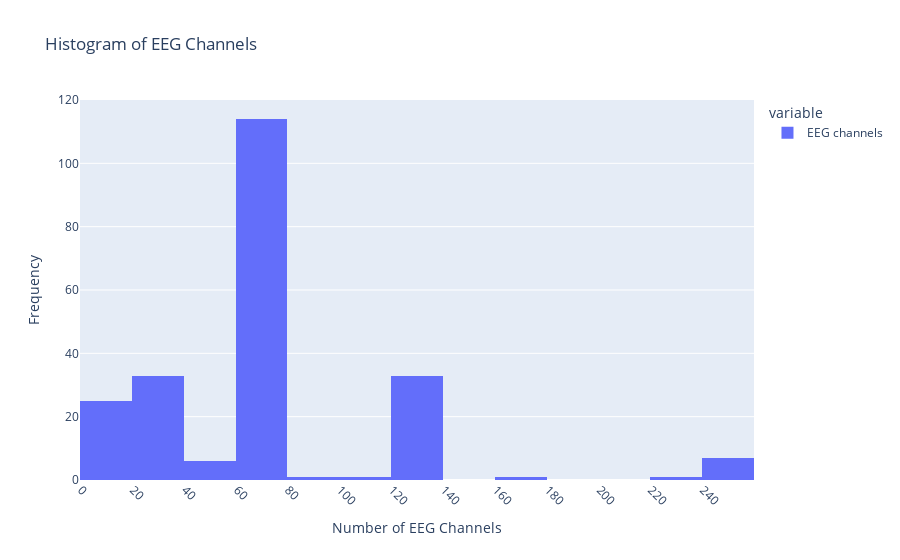

Here is the notebook cell this chart was saved with:
### Markdown cell above
### Figure 5

Figure 5 - EEG channel histogram (see which are most common)

### Code cell
df_eeg_channels = df['EEG channels']
df_eeg_channels.replace("n/a", "", inplace=True)
df_eeg_channels.dropna()

# Convert the EEG channels to numeric, forcing errors to NaN
df_eeg_channels = pd.to_numeric(df_eeg_channels, errors='coerce')

# Drop NaN values
df_eeg_channels.dropna(inplace=True)

# Create a plotly histogram
fig = px.histogram(df_eeg_channels, nbins=20, title='Histogram of EEG Channels')
fig.update_layout(
    xaxis_title='Number of EEG Channels',
    yaxis_title='Frequency',
    xaxis=dict(categoryorder='category ascending', tickangle=45, dtick=20)
)
fig.show()

### Figure 1 — Plotly figure (JSON) as saved in the notebook; plotly's stock layout.template omitted (floating-point values rounded to 4 significant figures; data arrays with more than 128 entries replaced by an {"elided": "..."} marker saying what was removed)
{"data": [{"alignmentgroup": "True", "bingroup": "x", "hovertemplate": "variable=EEG channels<br>value=%{x}<br>count=%{y}<extra></extra>", "legendgroup": "EEG channels", "marker": {"color": "#636efa", "pattern": {"shape": ""}}, "name": "EEG channels", "nbinsx": 20, "offsetgroup": "EEG channels", "orientation": "v", "showlegend": true, "type": "histogram", "x": {"elided": "222 int values"}, "xaxis": "x", "yaxis": "y"}], "layout": {"barmode": "relative", "legend": {"title": {"text": "variable"}, "tracegroupgap": 0}, "title": {"text": "Histogram of EEG Channels"}, "xaxis": {"anchor": "y", "categoryorder": "category ascending", "domain": [0, 1], "dtick": 20, "tickangle": 45, "title": {"text": "Number of EEG Channels"}}, "yaxis": {"anchor": "x", "domain": [0, 1], "title": {"text": "Frequency"}}}}
